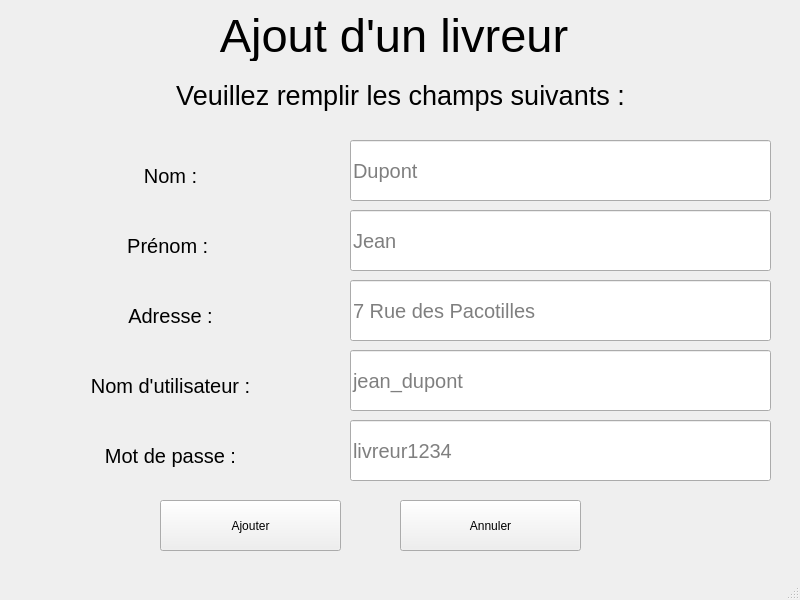
<?xml version="1.0" encoding="UTF-8"?>
<ui version="4.0">
 <class>ajoutlivreur</class>
 <widget class="QMainWindow" name="ajoutlivreur">
  <property name="geometry">
   <rect>
    <x>0</x>
    <y>0</y>
    <width>800</width>
    <height>600</height>
   </rect>
  </property>
  <property name="windowTitle">
   <string>MainWindow</string>
  </property>
  <widget class="QWidget" name="centralwidget">
   <widget class="QLabel" name="label">
    <property name="geometry">
     <rect>
      <x>10</x>
      <y>10</y>
      <width>781</width>
      <height>51</height>
     </rect>
    </property>
    <property name="font">
     <font>
      <pointsize>35</pointsize>
     </font>
    </property>
    <property name="text">
     <string>Ajout d'un livreur </string>
    </property>
    <property name="alignment">
     <set>Qt::AlignmentFlag::AlignCenter</set>
    </property>
   </widget>
   <widget class="QLabel" name="label_2">
    <property name="geometry">
     <rect>
      <x>10</x>
      <y>70</y>
      <width>781</width>
      <height>51</height>
     </rect>
    </property>
    <property name="font">
     <font>
      <pointsize>20</pointsize>
     </font>
    </property>
    <property name="text">
     <string>Veuillez remplir les champs suivants :</string>
    </property>
    <property name="alignment">
     <set>Qt::AlignmentFlag::AlignCenter</set>
    </property>
   </widget>
   <widget class="QLabel" name="label_3">
    <property name="geometry">
     <rect>
      <x>20</x>
      <y>150</y>
      <width>301</width>
      <height>51</height>
     </rect>
    </property>
    <property name="font">
     <font>
      <pointsize>15</pointsize>
     </font>
    </property>
    <property name="text">
     <string>Nom :</string>
    </property>
    <property name="alignment">
     <set>Qt::AlignmentFlag::AlignCenter</set>
    </property>
   </widget>
   <widget class="QLabel" name="label_4">
    <property name="geometry">
     <rect>
      <x>20</x>
      <y>220</y>
      <width>301</width>
      <height>51</height>
     </rect>
    </property>
    <property name="font">
     <font>
      <pointsize>15</pointsize>
     </font>
    </property>
    <property name="text">
     <string>Prénom : </string>
    </property>
    <property name="alignment">
     <set>Qt::AlignmentFlag::AlignCenter</set>
    </property>
   </widget>
   <widget class="QLabel" name="label_5">
    <property name="geometry">
     <rect>
      <x>20</x>
      <y>290</y>
      <width>301</width>
      <height>51</height>
     </rect>
    </property>
    <property name="font">
     <font>
      <pointsize>15</pointsize>
     </font>
    </property>
    <property name="text">
     <string>Adresse :</string>
    </property>
    <property name="alignment">
     <set>Qt::AlignmentFlag::AlignCenter</set>
    </property>
   </widget>
   <widget class="QLabel" name="label_6">
    <property name="geometry">
     <rect>
      <x>20</x>
      <y>360</y>
      <width>301</width>
      <height>51</height>
     </rect>
    </property>
    <property name="font">
     <font>
      <pointsize>15</pointsize>
     </font>
    </property>
    <property name="text">
     <string>Nom d'utilisateur :</string>
    </property>
    <property name="alignment">
     <set>Qt::AlignmentFlag::AlignCenter</set>
    </property>
   </widget>
   <widget class="QLabel" name="label_7">
    <property name="geometry">
     <rect>
      <x>20</x>
      <y>430</y>
      <width>301</width>
      <height>51</height>
     </rect>
    </property>
    <property name="font">
     <font>
      <pointsize>15</pointsize>
     </font>
    </property>
    <property name="text">
     <string>Mot de passe :</string>
    </property>
    <property name="alignment">
     <set>Qt::AlignmentFlag::AlignCenter</set>
    </property>
   </widget>
   <widget class="QLineEdit" name="lineEdit_nom">
    <property name="geometry">
     <rect>
      <x>350</x>
      <y>140</y>
      <width>421</width>
      <height>61</height>
     </rect>
    </property>
    <property name="font">
     <font>
      <pointsize>15</pointsize>
     </font>
    </property>
    <property name="text">
     <string/>
    </property>
    <property name="placeholderText">
     <string>Dupont</string>
    </property>
   </widget>
   <widget class="QLineEdit" name="lineEdit_prenom">
    <property name="geometry">
     <rect>
      <x>350</x>
      <y>210</y>
      <width>421</width>
      <height>61</height>
     </rect>
    </property>
    <property name="font">
     <font>
      <pointsize>15</pointsize>
     </font>
    </property>
    <property name="text">
     <string/>
    </property>
    <property name="placeholderText">
     <string>Jean</string>
    </property>
   </widget>
   <widget class="QLineEdit" name="lineEdit_adresse">
    <property name="geometry">
     <rect>
      <x>350</x>
      <y>280</y>
      <width>421</width>
      <height>61</height>
     </rect>
    </property>
    <property name="font">
     <font>
      <pointsize>15</pointsize>
     </font>
    </property>
    <property name="text">
     <string/>
    </property>
    <property name="placeholderText">
     <string>7 Rue des Pacotilles</string>
    </property>
   </widget>
   <widget class="QLineEdit" name="lineEdit_username">
    <property name="geometry">
     <rect>
      <x>350</x>
      <y>350</y>
      <width>421</width>
      <height>61</height>
     </rect>
    </property>
    <property name="font">
     <font>
      <pointsize>15</pointsize>
     </font>
    </property>
    <property name="text">
     <string/>
    </property>
    <property name="placeholderText">
     <string>jean_dupont</string>
    </property>
   </widget>
   <widget class="QLineEdit" name="lineEdit_password">
    <property name="geometry">
     <rect>
      <x>350</x>
      <y>420</y>
      <width>421</width>
      <height>61</height>
     </rect>
    </property>
    <property name="font">
     <font>
      <pointsize>15</pointsize>
     </font>
    </property>
    <property name="text">
     <string/>
    </property>
    <property name="placeholderText">
     <string>livreur1234</string>
    </property>
   </widget>
   <widget class="QPushButton" name="pushButton_ajouter">
    <property name="geometry">
     <rect>
      <x>160</x>
      <y>500</y>
      <width>181</width>
      <height>51</height>
     </rect>
    </property>
    <property name="text">
     <string>Ajouter</string>
    </property>
   </widget>
   <widget class="QPushButton" name="pushButton_annuler">
    <property name="geometry">
     <rect>
      <x>400</x>
      <y>500</y>
      <width>181</width>
      <height>51</height>
     </rect>
    </property>
    <property name="text">
     <string>Annuler</string>
    </property>
   </widget>
  </widget>
  <widget class="QMenuBar" name="menubar">
   <property name="geometry">
    <rect>
     <x>0</x>
     <y>0</y>
     <width>800</width>
     <height>22</height>
    </rect>
   </property>
  </widget>
  <widget class="QStatusBar" name="statusbar"/>
 </widget>
 <resources/>
 <connections/>
</ui>
